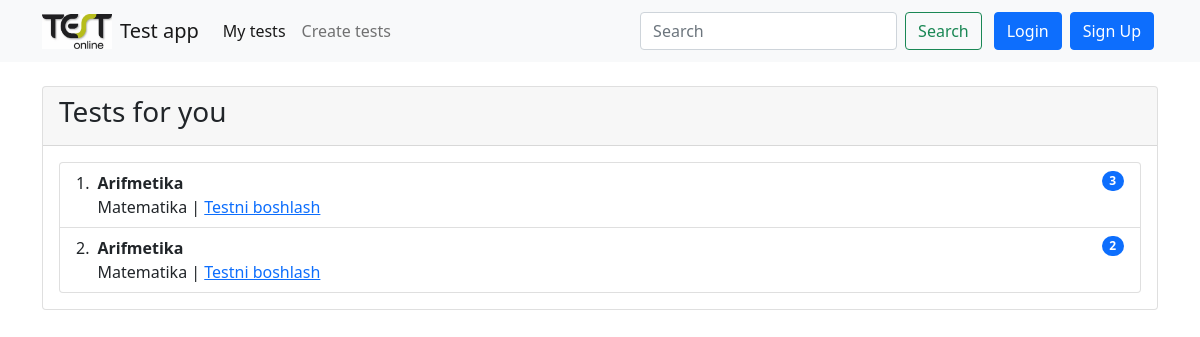
The page / on the database its author committed.
### main/models.py (models this page shows, shortened)
class Test(models.Model):
    author = models.ForeignKey(User, on_delete=models.CASCADE, verbose_name="avtor")
    category = models.ForeignKey(Category, on_delete=models.CASCADE, verbose_name="kategoriya")
    title = models.CharField(max_length=250, verbose_name="sarlavha")
    maximum_attemps = models.PositiveIntegerField(verbose_name="maxsimum harakatlar soni")
    pass_percentage = models.PositiveIntegerField(default=60)
    start_date = models.DateTimeField(default=timezone.now, verbose_name="boshlanish sanasi")
    end_data = models.DateTimeField(default=(timezone.now()+timezone.timedelta(days=2)), verbose_name="tugash sanasi")
    class Meta:
        verbose_name = "Test"
        verbose_name_plural = "Testlar"

class Category(models.Model):
    name = models.CharField(max_length=60, verbose_name="Nomi")
    class Meta:
        verbose_name = "Kategoriya"
        verbose_name_plural = "Kategoriyalar"

### main/views.py (the view)
# urls.py: path("", index, name="index"),
def index(request):
    tests = Test.objects.all()
    if request.method == "GET":
        query = request.GET.get('q', '')
        tests = Test.objects.filter(Q(title__icontains=query) | Q(category__name__icontains=query))
    return render(request, "index.html", {"tests":tests})

### templates/index.html (shortened to what this page needs)
{% extends 'base.html' %}
{% block content %}
    <div class="card mt-4">
        <div class="card-header">
            <h3>Tests for you</h3>
        </div>
        <div class="card-body">
            <ol class="list-group list-group-numbered">
                {% for test in tests %}
                <li class="list-group-item d-flex justify-content-between align-items-start">
                  <div class="ms-2 me-auto">
                    <div class="fw-bold">{{test.title}}</div>
                    {{test.category.name}} | <a href="{% url 'ready_to_test' test.id %}">Testni boshlash </a>
                  </div>
                  <span class="badge bg-primary rounded-pill">{{test.questions.all.count}}</span>
                </li>
                {% endfor %}
            </ol>
        </div>
    </div>
{% endblock content %}

### rows shown on the page
Test: title "Arifmetika", category.name "Matematika", questions.all.count "3"
Test: title "Arifmetika", category.name "Matematika", questions.all.count "2"
